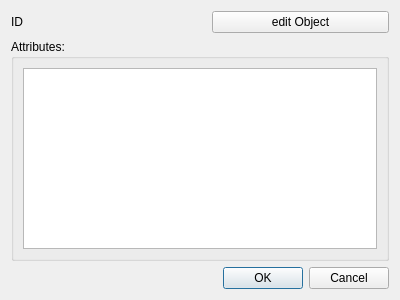
<?xml version="1.0" encoding="UTF-8"?>
<ui version="4.0">
 <class>AnnotationWindow</class>
 <widget class="QDialog" name="AnnotationWindow">
  <property name="geometry">
   <rect>
    <x>0</x>
    <y>0</y>
    <width>400</width>
    <height>300</height>
   </rect>
  </property>
  <property name="windowTitle">
   <string>Dialog</string>
  </property>
  <layout class="QGridLayout" name="gridLayout_2">
   <item row="2" column="2">
    <widget class="QDialogButtonBox" name="buttonBox">
     <property name="orientation">
      <enum>Qt::Horizontal</enum>
     </property>
     <property name="standardButtons">
      <set>QDialogButtonBox::Cancel|QDialogButtonBox::Ok</set>
     </property>
    </widget>
   </item>
   <item row="1" column="0" colspan="3">
    <widget class="QGroupBox" name="groupBox">
     <property name="title">
      <string>Attributes:</string>
     </property>
     <layout class="QGridLayout" name="gridLayout">
      <item row="0" column="0" colspan="2">
       <widget class="QListWidget" name="attributesListWidget"/>
      </item>
     </layout>
    </widget>
   </item>
   <item row="0" column="2">
    <widget class="QPushButton" name="editObjectButton">
     <property name="text">
      <string>edit Object</string>
     </property>
    </widget>
   </item>
   <item row="0" column="0">
    <widget class="QLabel" name="idLabel">
     <property name="text">
      <string>ID</string>
     </property>
    </widget>
   </item>
   <item row="0" column="1">
    <spacer name="horizontalSpacer">
     <property name="orientation">
      <enum>Qt::Horizontal</enum>
     </property>
     <property name="sizeHint" stdset="0">
      <size>
       <width>40</width>
       <height>20</height>
      </size>
     </property>
    </spacer>
   </item>
  </layout>
 </widget>
 <resources/>
 <connections>
  <connection>
   <sender>buttonBox</sender>
   <signal>accepted()</signal>
   <receiver>AnnotationWindow</receiver>
   <slot>accept()</slot>
   <hints>
    <hint type="sourcelabel">
     <x>248</x>
     <y>254</y>
    </hint>
    <hint type="destinationlabel">
     <x>157</x>
     <y>274</y>
    </hint>
   </hints>
  </connection>
  <connection>
   <sender>buttonBox</sender>
   <signal>rejected()</signal>
   <receiver>AnnotationWindow</receiver>
   <slot>reject()</slot>
   <hints>
    <hint type="sourcelabel">
     <x>316</x>
     <y>260</y>
    </hint>
    <hint type="destinationlabel">
     <x>286</x>
     <y>274</y>
    </hint>
   </hints>
  </connection>
 </connections>
</ui>
